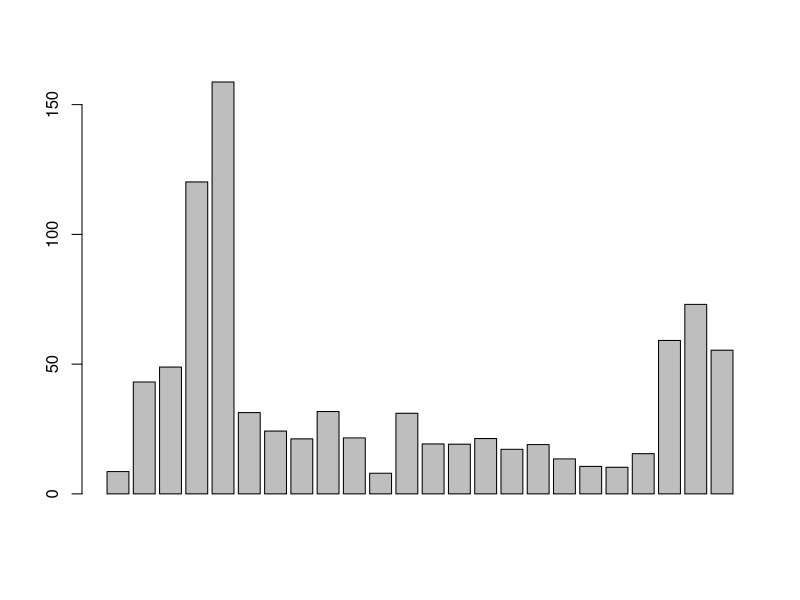
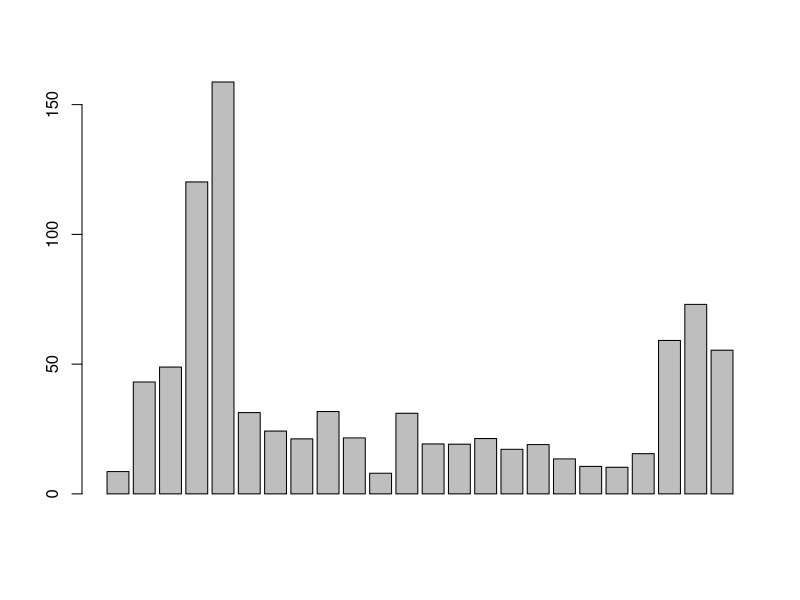
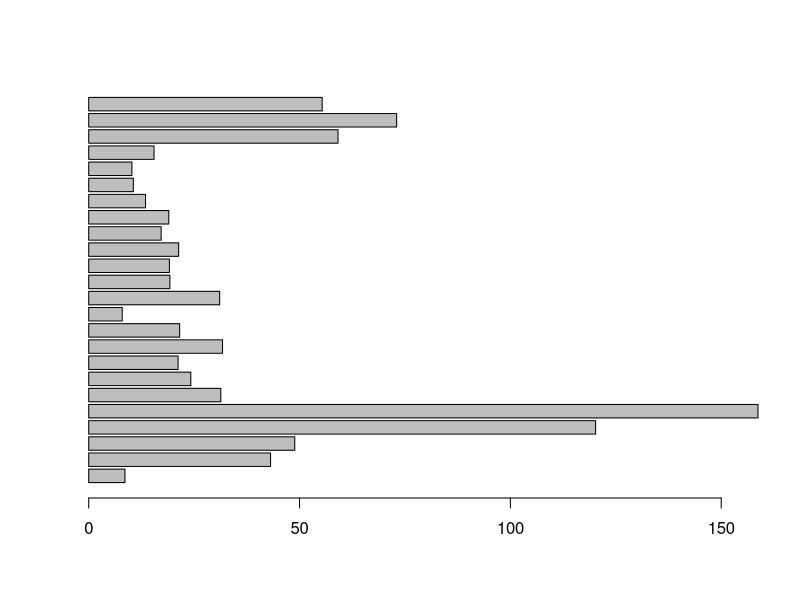
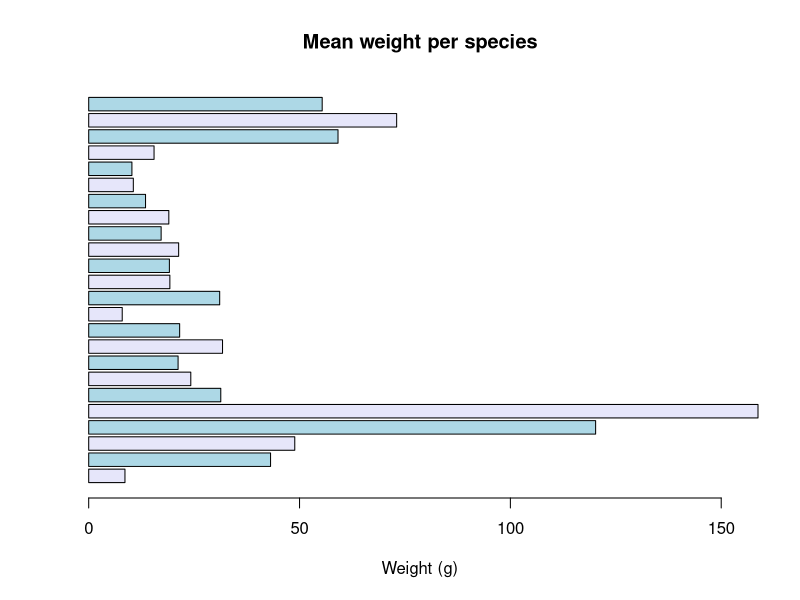

R code for these plots, in order:
## ---- chunk 1
knitr::opts_chunk$set(results='hide', fig.path='img/r-lesson-')
surveys <- read.csv(file="20150514_KHW_Portal_joined.csv")
## ---- chunk 2
## Calculating statistics
## ---- chunk 3
unique(surveys$species_id)
## ---- chunk 4
table(surveys$species_id)
## ---- chunk 5
mean(surveys$weight)
## ---- chunk 6
mean(surveys$weight, na.rm=TRUE)
## ---- chunk 7
weight_noNA <- na.omit(surveys$weight)
## ---- chunk 8
surveys_complete <- surveys[complete.cases(surveys), ]
## ---- chunk 9
surveys_with_weights <- surveys[!is.na(surveys$weight), ]
## ---- chunk 10
## 1. To determine the number of elements found in a vector, we can use
## use the function `length()` (e.g., `length(surveys$weight)`). Using `length()`, how
## many animals have not had their weights recorded?

## 2. What is the range (minimum and maximum) weight?

## 3. Bonus question: what is the standard error for the weight? (hints: there is
##    no built-in function to compute standard errors, and the function for the
##    square root is `sqrt()`).
## ---- chunk 11
## Statistics across factor levels
## ---- chunk 12
tapply(surveys_complete$weight, surveys_complete$species_id, mean)
## ---- chunk 13
surveys_complete$species_id <- factor(surveys_complete$species_id)
species_mean <- tapply(surveys_complete$weight, surveys_complete$species_id, mean)
## ---- chunk 14
## 1. Create new objects to store: the standard deviation, the maximum and minimum
##    values for the weight of each species
## 2. How many species do you have these statistics for?
## 3. Create a new data frame (called `surveys_summary`) that contains as columns:
##    * `species` the 2 letter code for the species names
##    * `mean_weight` the mean weight for each species
##    * `sd_weight` the standard deviation for each species
##    * `min_weight`  the minimum weight for each species
##    * `max_weight`  the maximum weight for each species
## ---- chunk 15
species_max <- tapply(surveys_complete$weight, surveys_complete$species_id, max)
species_min <- tapply(surveys_complete$weight, surveys_complete$species_id, min)
species_sd <- tapply(surveys_complete$weight, surveys_complete$species_id, sd)
nlevels(surveys_complete$species_id) # or length(species_mean)
surveys_summary <- data.frame(species_id=levels(surveys_complete$species_id),
                              mean_weight=species_mean,
                              sd_weight=species_sd,
                              min_weight=species_min,
                              max_weight=species_max)
## ---- chunk 16
## Plotting
## ---- chunk 17
barplot(surveys_summary$mean_weight)
## ---- chunk 18
barplot(surveys_summary$mean_weight, cex.names=0.4)
## ---- chunk 19
barplot(surveys_summary$mean_weight, horiz=TRUE, las=1)
## ---- chunk 20
barplot(surveys_summary$mean_weight, horiz=TRUE, las=1,
        col=c("lavender", "lightblue"), xlab="Weight (g)",
        main="Mean weight per species")
## ---- chunk 21
## 1. Create a new plot showing the standard deviation for each species.
